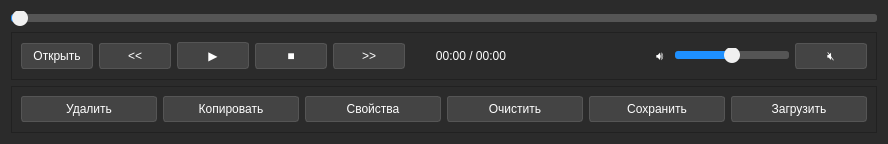
<?xml version="1.0" encoding="UTF-8"?>
<ui version="4.0">
 <class>ControlPanel</class>
 <widget class="QWidget" name="ControlPanel">
  <property name="geometry">
   <rect>
    <x>0</x>
    <y>0</y>
    <width>888</width>
    <height>144</height>
   </rect>
  </property>
  <property name="minimumSize">
   <size>
    <width>0</width>
    <height>120</height>
   </size>
  </property>
  <property name="maximumSize">
   <size>
    <width>16777215</width>
    <height>144</height>
   </size>
  </property>
  <property name="windowTitle">
   <string>Control Panel</string>
  </property>
  <property name="styleSheet">
   <string notr="true">QWidget {
    background-color: #2b2b2b;
}
QSlider::groove:horizontal {
    border: 1px solid #444;
    height: 6px;
    background: #555;
    border-radius: 3px;
}
QSlider::sub-page:horizontal {
    background: #1e90ff;
    border-radius: 3px;
}
QSlider::add-page:horizontal {
    background: #555;
    border-radius: 3px;
}
QSlider::handle:horizontal {
    background: #f0f0f0;
    width: 16px;
    margin: -5px 0;
    border-radius: 8px;
}
QPushButton {
    background-color: #444;
    color: white;
    border: 1px solid #555;
    padding: 5px;
    border-radius: 3px;
    min-width: 60px;
}
QPushButton:hover {
    background-color: #555;
}
QPushButton:pressed {
    background-color: #666;
}
QPushButton:disabled {
    background-color: #333;
    color: #777;
}
QLabel {
    color: white;
    padding: 2px;
}</string>
  </property>
  <layout class="QVBoxLayout" name="verticalLayout">
   <item>
    <widget class="QSlider" name="positionSlider">
     <property name="toolTip">
      <string>Перемотка</string>
     </property>
     <property name="minimum">
      <number>0</number>
     </property>
     <property name="maximum">
      <number>100</number>
     </property>
     <property name="singleStep">
      <number>1</number>
     </property>
     <property name="pageStep">
      <number>10</number>
     </property>
     <property name="value">
      <number>0</number>
     </property>
     <property name="orientation">
      <enum>Qt::Horizontal</enum>
     </property>
    </widget>
   </item>
   <item>
    <widget class="QFrame" name="frame">
     <property name="frameShape">
      <enum>QFrame::StyledPanel</enum>
     </property>
     <property name="frameShadow">
      <enum>QFrame::Raised</enum>
     </property>
     <layout class="QHBoxLayout" name="horizontalLayout">
      <item>
       <widget class="QPushButton" name="btnOpen">
        <property name="toolTip">
         <string>Открыть файлы (Ctrl+O)</string>
        </property>
        <property name="text">
         <string>Открыть</string>
        </property>
       </widget>
      </item>
      <item>
       <widget class="QPushButton" name="btnPrev">
        <property name="toolTip">
         <string>Предыдущий трек (Left)</string>
        </property>
        <property name="text">
         <string>&lt;&lt;</string>
        </property>
       </widget>
      </item>
      <item>
       <widget class="QPushButton" name="btnPlayPause">
        <property name="toolTip">
         <string>Воспроизведение/пауза (Пробел)</string>
        </property>
        <property name="text">
         <string>▶</string>
        </property>
       </widget>
      </item>
      <item>
       <widget class="QPushButton" name="btnStop">
        <property name="toolTip">
         <string>Стоп</string>
        </property>
        <property name="text">
         <string>■</string>
        </property>
       </widget>
      </item>
      <item>
       <widget class="QPushButton" name="btnNext">
        <property name="toolTip">
         <string>Следующий трек (Right)</string>
        </property>
        <property name="text">
         <string>&gt;&gt;</string>
        </property>
       </widget>
      </item>
      <item>
       <widget class="QLabel" name="lblTime">
        <property name="minimumSize">
         <size>
          <width>120</width>
          <height>0</height>
         </size>
        </property>
        <property name="toolTip">
         <string>Текущее время / Длительность</string>
        </property>
        <property name="text">
         <string>00:00 / 00:00</string>
        </property>
        <property name="alignment">
         <set>Qt::AlignCenter</set>
        </property>
       </widget>
      </item>
      <item>
       <spacer name="horizontalSpacer">
        <property name="orientation">
         <enum>Qt::Horizontal</enum>
        </property>
        <property name="sizeHint" stdset="0">
         <size>
          <width>20</width>
          <height>20</height>
         </size>
        </property>
       </spacer>
      </item>
      <item>
       <widget class="QLabel" name="lblVolume">
        <property name="toolTip">
         <string>Громкость</string>
        </property>
        <property name="text">
         <string>🔊</string>
        </property>
       </widget>
      </item>
      <item>
       <widget class="QSlider" name="volumeSlider">
        <property name="toolTip">
         <string>Громкость</string>
        </property>
        <property name="minimum">
         <number>0</number>
        </property>
        <property name="maximum">
         <number>100</number>
        </property>
        <property name="value">
         <number>50</number>
        </property>
        <property name="orientation">
         <enum>Qt::Horizontal</enum>
        </property>
       </widget>
      </item>
      <item>
       <widget class="QPushButton" name="btnMute">
        <property name="toolTip">
         <string>Включить/выключить звук</string>
        </property>
        <property name="text">
         <string>🔇</string>
        </property>
        <property name="checkable">
         <bool>true</bool>
        </property>
       </widget>
      </item>
     </layout>
    </widget>
   </item>
   <item>
    <widget class="QFrame" name="frame_2">
     <property name="frameShape">
      <enum>QFrame::StyledPanel</enum>
     </property>
     <property name="frameShadow">
      <enum>QFrame::Raised</enum>
     </property>
     <layout class="QHBoxLayout" name="horizontalLayout_2">
      <item>
       <widget class="QPushButton" name="btnDelete">
        <property name="toolTip">
         <string>Удалить выбранный файл</string>
        </property>
        <property name="text">
         <string>Удалить</string>
        </property>
       </widget>
      </item>
      <item>
       <widget class="QPushButton" name="btnCopy">
        <property name="toolTip">
         <string>Копировать файл</string>
        </property>
        <property name="text">
         <string>Копировать</string>
        </property>
       </widget>
      </item>
      <item>
       <widget class="QPushButton" name="btnProperties">
        <property name="toolTip">
         <string>Свойства файла</string>
        </property>
        <property name="text">
         <string>Свойства</string>
        </property>
       </widget>
      </item>
      <item>
       <widget class="QPushButton" name="btnClear">
        <property name="toolTip">
         <string>Очистить плейлист</string>
        </property>
        <property name="text">
         <string>Очистить</string>
        </property>
       </widget>
      </item>
      <item>
       <widget class="QPushButton" name="btnSavePlaylist">
        <property name="toolTip">
         <string>Сохранить плейлист</string>
        </property>
        <property name="text">
         <string>Сохранить</string>
        </property>
       </widget>
      </item>
      <item>
       <widget class="QPushButton" name="btnLoadPlaylist">
        <property name="toolTip">
         <string>Загрузить плейлист</string>
        </property>
        <property name="text">
         <string>Загрузить</string>
        </property>
       </widget>
      </item>
     </layout>
    </widget>
   </item>
  </layout>
 </widget>
 <resources/>
 <connections/>
</ui>
